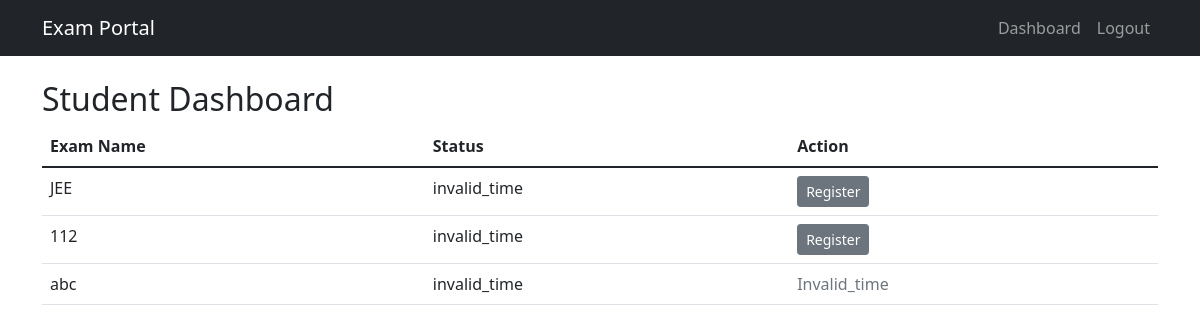
Page /student_dashboard (signed in) on the earlier database version.
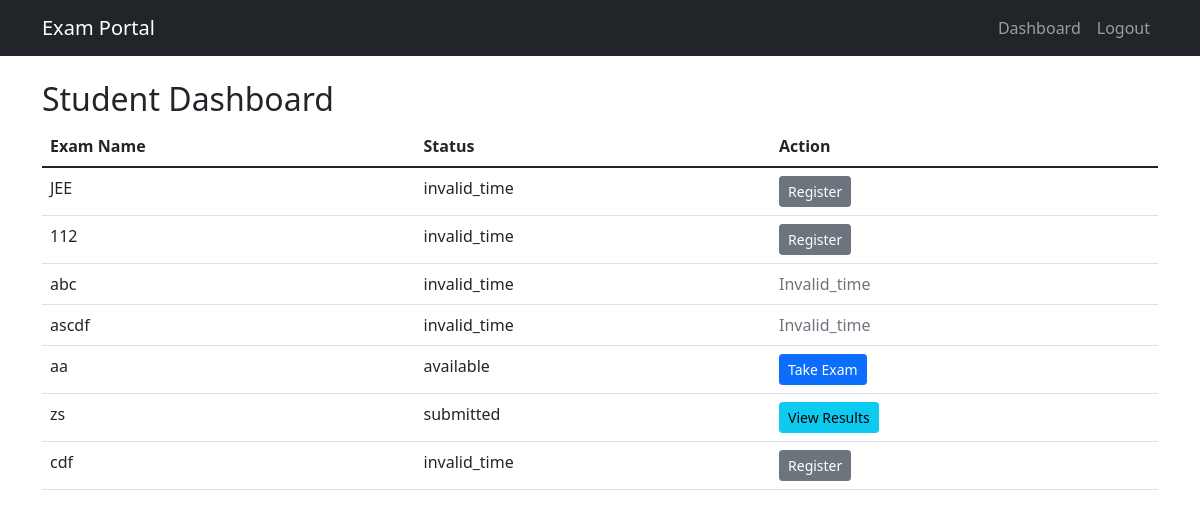
Same page on the later database version.
### app.py (models this page shows)
class Exam(db.Model):
    __tablename__ = 'exams'
    id = db.Column(db.Integer, primary_key=True)
    name = db.Column(db.String(100), nullable=False)
    description = db.Column(db.Text, nullable=True)
    age_min = db.Column(db.Integer, nullable=False)
    age_max = db.Column(db.Integer, nullable=False)
    education_level = db.Column(db.String(50), nullable=False)
    eligible_colleges = db.Column(db.Text, nullable=True)
    mcqs = db.relationship('MCQ', backref='exam', lazy=True)
    start_time = db.Column(db.Time, nullable=True)  # Start time
    results_published = db.Column(db.Boolean, default=False)  # New field to track result publication
    date = db.Column(db.Date, nullable=True)  # Exam date
    time_limit = db.Column(db.Integer, nullable=True)  # Time limit in minutes

### app.py (the view)
@app.route('/student_dashboard')
def student_dashboard():
    if 'role' in session and session['role'] == 'student':
        student_id = session['user_id']
        exams = Exam.query.all()
        registrations = ExamRegistration.query.filter_by(student_id=student_id).all()
        registered_exam_ids = {reg.exam_id for reg in registrations}
        attempted_exam_ids = {
            result.exam_id for result in Result.query.filter_by(student_id=student_id).all()
        }
        current_time = datetime.now()
        exam_statuses = {}
        for exam in exams:
            if exam.start_time is None:
                exam_statuses[exam.id] = 'invalid_time'
            else:
                exam_start = datetime.combine(exam.date, exam.start_time)
                if exam.id in attempted_exam_ids:
                    exam_statuses[exam.id] = 'submitted'
                elif current_time < exam_start:
                    exam_statuses[exam.id] = 'not_started'
                else:
                    exam_statuses[exam.id] = 'available'
        return render_template(
            'student_dashboard.html',
            exams=exams,
            registered_exam_ids=registered_exam_ids,
            exam_statuses=exam_statuses
        )
    flash('Access unauthorized. Please log in as a student.', 'danger')
    return redirect(url_for('login'))

### templates/student_dashboard.html (shortened to what this page needs)
{% extends "base.html" %}
{% block content %}
<h2>Student Dashboard</h2>
<table class="table">
    <thead>
        <tr>
            <th>Exam Name</th>
            <th>Status</th>
            <th>Action</th>
        </tr>
    </thead>
    <tbody>
        {% for exam in exams %}
        <tr>
            <td>{{ exam.name }}</td>
            <td>{{ exam_statuses[exam.id] }}</td>
            <td>
                {% if exam.id in registered_exam_ids %}
                    {% if exam_statuses[exam.id] == 'available' %}
                        <a href="{{ url_for('take_exam', exam_id=exam.id) }}" class="btn btn-primary btn-sm">Take Exam</a>
                    {% elif exam_statuses[exam.id] == 'submitted' %}
                        {% if exam.results_published %}
                            <a href="{{ url_for('view_results', exam_id=exam.id) }}" class="btn btn-info btn-sm">View Results</a>
                        {% else %}
                            <span class="text-muted">Results Not Published</span>
                        {% endif %}
                    {% else %}
                        <span class="text-muted">{{ exam_statuses[exam.id] | capitalize }}</span>
                    {% endif %}
                {% else %}
                    <a href="{{ url_for('register_exam', exam_id=exam.id) }}" class="btn btn-secondary btn-sm">Register</a>
                {% endif %}
            </td>
        </tr>
        {% endfor %}
    </tbody>
</table>
{% endblock %}

Differences in the rows shown:
added Exam: name "ascdf", exam_statuses "invalid_time", exam_statuses "Invalid_time"
added Exam: name "aa", exam_statuses "available"
added Exam: name "zs", exam_statuses "submitted"
added Exam: name "cdf", exam_statuses "invalid_time"
